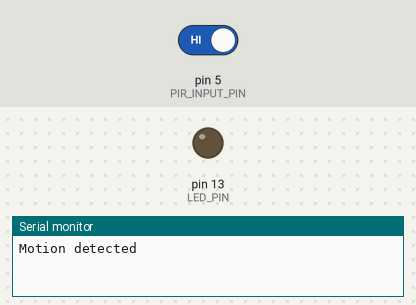
A sketch run on a simulated Arduino Uno, built with avr-gcc and run on an emulated ATmega328P. On the bench: output pins drawn as LEDs (lit = HIGH), the last lines printed to the serial monitor. Dashed ring = blinking. The test bench sets the inputs (shaded band); at power-on: pin 5 (PIR_INPUT_PIN) HIGH.

Above: at 1.4 s.
1.5 s: pin 5 (PIR_INPUT_PIN) driven LOW
3.4 s: pin 5 (PIR_INPUT_PIN) driven HIGH
At 3.41 s:
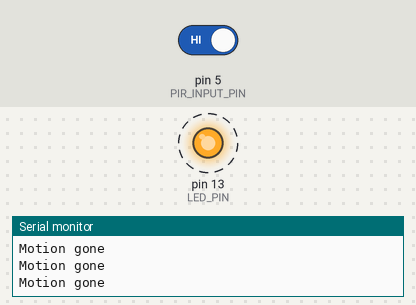
Timing chart, 0 to 6.4 s (numbered marks = the images above; inputs shaded):
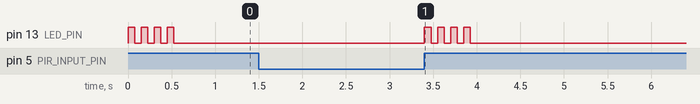

The sketch:

sketch_mar04a_PIR_sensor.ino
```cpp
#define PIR_INPUT_PIN 5
#define LED_PIN 13

bool movementAlreadyDetected = false;

void setup() {
  Serial.begin(115200);
  pinMode(PIR_INPUT_PIN, INPUT);
  pinMode(LED_PIN, OUTPUT);
}

void loop() {
  checkForPirInput();
}

void checkForPirInput() {
  if (isPirInputHigh() && !movementAlreadyDetected) {
    onPirMovementDetected();
  } else if (isPirInputLow()) {
    onPirMovementGone();
  }
}

bool isPirInputHigh() {
  return isPinHigh(PIR_INPUT_PIN);
}

bool isPirInputLow() {
  return isPinLow(PIR_INPUT_PIN);
}

bool isPinHigh(int pinNumber) {
  return digitalRead(pinNumber) == HIGH;
}

bool isPinLow(int pinNumber) {
  return !isPinHigh(pinNumber);
}

void onPirMovementDetected() {
  movementAlreadyDetected = true;
//  lightLed();
  tripleBlink();
  Serial.println("Motion detected");
}

void onPirMovementGone() {
  movementAlreadyDetected = false;
  lightDownLed();
  Serial.println("Motion gone");
}

void tripleBlink() {
  for(int i = 0; i <= 3; i++) {
    lightLed();
    delay(75);
    lightDownLed();
    delay(75);
  }
}

void lightLed() {
  digitalWrite(LED_PIN, HIGH);
}

void lightDownLed() {
    digitalWrite(LED_PIN, LOW);
}
```

Measured:
- after the input at 3.4 s, pin 13 (LED_PIN): alternates HIGH for 0.08 s and LOW for 0.08 s, 8 changes in all, then stays LOW, starting at once
- by itself, pin 13 (LED_PIN): alternates HIGH for 0.08 s and LOW for 0.08 s, 8 changes in all, then stays LOW
